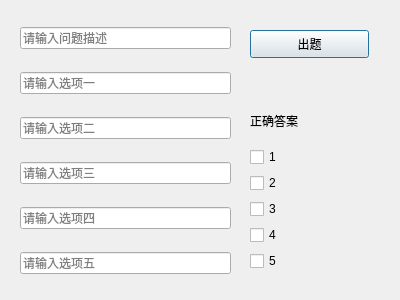
<?xml version="1.0" encoding="UTF-8"?>
<ui version="4.0">
 <class>MakeQuiz</class>
 <widget class="QDialog" name="MakeQuiz">
  <property name="geometry">
   <rect>
    <x>0</x>
    <y>0</y>
    <width>400</width>
    <height>300</height>
   </rect>
  </property>
  <property name="windowTitle">
   <string>问题设计</string>
  </property>
  <widget class="QWidget" name="verticalLayoutWidget">
   <property name="geometry">
    <rect>
     <x>20</x>
     <y>10</y>
     <width>211</width>
     <height>281</height>
    </rect>
   </property>
   <layout class="QVBoxLayout" name="verticalLayout">
    <item>
     <widget class="QLineEdit" name="Ques">
      <property name="placeholderText">
       <string>请输入问题描述</string>
      </property>
     </widget>
    </item>
    <item>
     <widget class="QLineEdit" name="Opt1">
      <property name="placeholderText">
       <string>请输入选项一</string>
      </property>
     </widget>
    </item>
    <item>
     <widget class="QLineEdit" name="Opt2">
      <property name="placeholderText">
       <string>请输入选项二</string>
      </property>
     </widget>
    </item>
    <item>
     <widget class="QLineEdit" name="Opt3">
      <property name="placeholderText">
       <string>请输入选项三</string>
      </property>
     </widget>
    </item>
    <item>
     <widget class="QLineEdit" name="Opt4">
      <property name="placeholderText">
       <string>请输入选项四</string>
      </property>
     </widget>
    </item>
    <item>
     <widget class="QLineEdit" name="Opt5">
      <property name="placeholderText">
       <string>请输入选项五</string>
      </property>
     </widget>
    </item>
   </layout>
  </widget>
  <widget class="QWidget" name="verticalLayoutWidget_2">
   <property name="geometry">
    <rect>
     <x>250</x>
     <y>100</y>
     <width>121</width>
     <height>171</height>
    </rect>
   </property>
   <layout class="QVBoxLayout" name="verticalLayout_2">
    <item>
     <widget class="QLabel" name="label">
      <property name="text">
       <string>正确答案</string>
      </property>
     </widget>
    </item>
    <item>
     <widget class="QCheckBox" name="Che1">
      <property name="text">
       <string>1</string>
      </property>
     </widget>
    </item>
    <item>
     <widget class="QCheckBox" name="Che2">
      <property name="text">
       <string>2</string>
      </property>
     </widget>
    </item>
    <item>
     <widget class="QCheckBox" name="Che3">
      <property name="text">
       <string>3</string>
      </property>
     </widget>
    </item>
    <item>
     <widget class="QCheckBox" name="Che4">
      <property name="text">
       <string>4</string>
      </property>
     </widget>
    </item>
    <item>
     <widget class="QCheckBox" name="Che5">
      <property name="text">
       <string>5</string>
      </property>
     </widget>
    </item>
   </layout>
  </widget>
  <widget class="QPushButton" name="send">
   <property name="geometry">
    <rect>
     <x>250</x>
     <y>30</y>
     <width>119</width>
     <height>28</height>
    </rect>
   </property>
   <property name="text">
    <string>出题</string>
   </property>
  </widget>
 </widget>
 <resources/>
 <connections/>
</ui>
